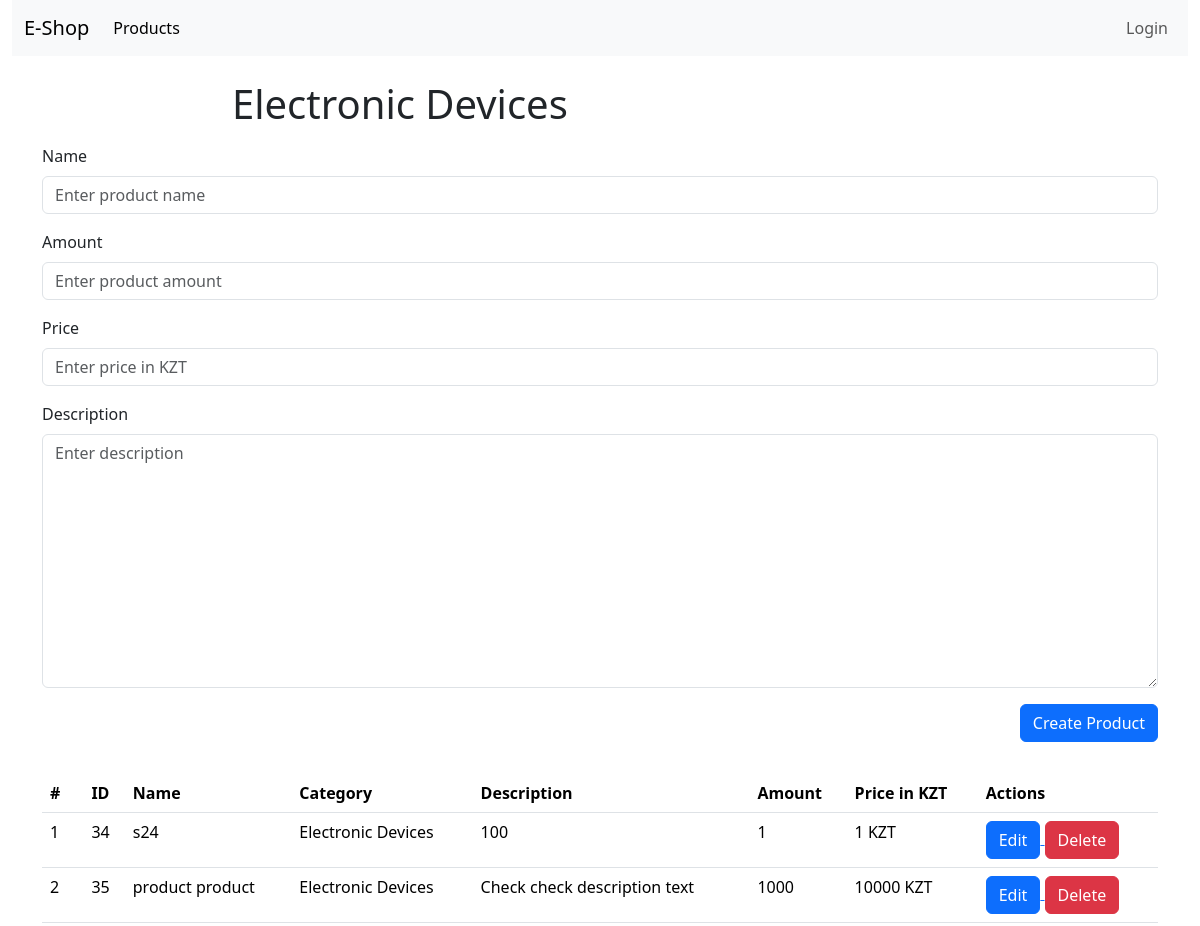
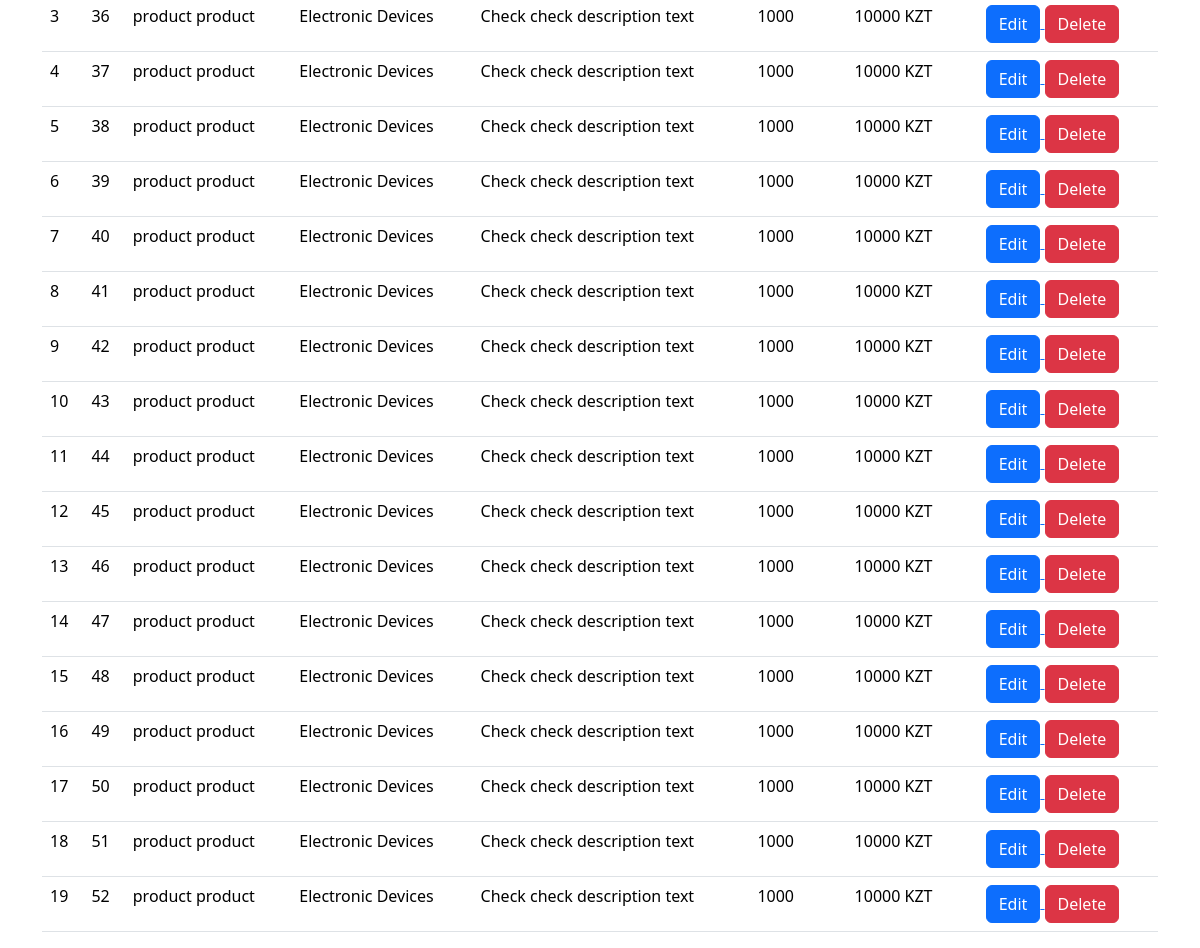
Screenshot of /categories/1 with the database file from the repository (2 pictures, top to bottom).
### shop/models.py (models this page shows, shortened)
class Category(models.Model):
    name = models.CharField(null=False, max_length=255, blank=False)
    class Meta:
        verbose_name = 'Category'
        verbose_name_plural = 'Categories'

class Product(models.Model):
    name = models.CharField(null=False, max_length=255, blank=False)
    description = models.CharField(null=False, max_length=2000, blank=True, default='')
    price = models.IntegerField(null=False)
    amount = models.IntegerField(null=False)
    created_at = models.DateTimeField(auto_now=True, null=False)
    category = models.ForeignKey(Category, null=True, on_delete=models.CASCADE)
    class Meta:
        verbose_name = 'Product'
        verbose_name_plural = 'Products'

### shop/views.py (the view, shortened to what this page needs)
# urls.py: path('categories/<int:pk>', category_page_view, name='category_details_page'),
def category_page_view(request, pk):
    if request.method == 'GET':
        category = Category.objects.get(id=pk)
        products = Product.objects.filter(category_id=category.id)
        form = CategoryProductForm()
        return render(request, 'shop/category.html', {'category': category, 'products': products, 'form': form})

### shop/forms.py
class CategoryProductForm(forms.ModelForm):
    class Meta:
        model = Product
        fields = ['name', 'amount', 'price', 'description']
        widgets = {
            'name': forms.TextInput({
                'class': 'form-control',
                'placeholder': 'Enter product name'
            }),
            'amount': forms.TextInput({
                'class': 'form-control',
                'placeholder': 'Enter product amount'
            }),
            'description': forms.Textarea({
                'class': 'form-control',
                'placeholder': 'Enter description'
            }),
            'price': forms.TextInput({
                'class': 'form-control',
                'placeholder': 'Enter price in KZT'
            }),
        }

### shop/templates/shop/category.html (shortened to what this page needs)
{% extends 'base.html' %}
{% block content %}
<div class="container-fluid">
    <div class="row">
        <div class="col-12">
            {% include 'header.html' %}
        </div>
    </div>
</div>
<div class="container">
    <div class="row">
        <div class="col-8 offset-2">
            <h1 class="mt-4">{{ category.name }}</h1>
        </div>
        <div class="col-12">
            <form action="{% url 'category_details_page' pk=category.id %}" method="POST" class="my-2"
                  autocomplete="off">
                {% for field in form %}
                <div class="mb-3">
                    <label for="{{ field.auto_id }}" class="form-label">{{ field.label }}</label>
                    {{ field }}
                </div>
                {% endfor %}
                <div class="d-flex justify-content-end">
                    <button type="submit" class="btn btn-primary">Create Product</button>
                </div>
            </form>
        </div>
    </div>
    <div class="row">
        <div class="col-12">
            {% include 'shop/products-list.html' %}
            {% endblock %}

### templates/base.html (shortened to what this page needs)
{% load static %}
<html>
    <head>
        <link rel="stylesheet" href="{% static 'bootstrap/css/bootstrap.min.css' %}" />
    </head>
    <body>
        {% block content %}
        {% endblock %}
    </body>
</html>

### templates/header.html (shortened to what this page needs)
<nav class="navbar navbar-expand-lg bg-body-tertiary">
    <div class="container-fluid">
        <a class="navbar-brand" href="{% url 'index_page' %}">E-Shop</a>
        <div class="collapse navbar-collapse" id="navbarSupportedContent">
            <ul class="navbar-nav me-auto mb-2 mb-lg-0">
                <li class="nav-item">
                    <a class="nav-link active" aria-current="page" href="{% url 'products_page' %}">Products</a>
                </li>
            </ul>
            {% if user.is_authenticated %}
            <ul class="navbar-nav mb-2 mb-lg-0">
                <li class="nav-item">
                    <a class="nav-link" aria-current="page" href="javascript:void(0)">
                        {{user.first_name}}
                        {{user.last_name}}
                        {{user.username }}
                    </a>
                </li>
                <li class="nav-item">
                    <a class="nav-link" aria-current="page" href="{% url 'basket_page' %}">
                        Basket
                    </a>
                </li>
                <li class="nav-item">
                    <a class="nav-link" aria-current="page" href="{% url 'logout' %}">
                        Logout
                    </a>
                </li>
            </ul>
            {% else %}
            <ul class="navbar-nav mb-2 mb-lg-0">
                <li class="nav-item">
                    <a class="nav-link" aria-current="page" href="{% url 'login_page' %}">
                        Login
                    </a>
                </li>
            </ul>
            {% endif %}
        </div>
    </div>
</nav>

### shop/templates/shop/products-list.html
<table class="table mt-4">
    <thead>
    <tr>
        <th scope="col">#</th>
        <th scope="col">ID</th>
        <th scope="col">Name</th>
        <th scope="col">Category</th>
        <th scope="col">Description</th>
        <th scope="col">Amount</th>
        <th scope="col">Price in KZT</th>
        <th scope="col">Actions</th>
    </tr>
    </thead>
    <tbody>
    {% if products|length > 0 %}
    {% for product in products %}
    <tr>
        <td>{{ forloop.counter }}</td>
        <td>{{ product.id }}</td>
        <td>{{ product.name}}</td>
        <td>{{ product.category.name}}</td>
        <td>{{ product.description }}</td>
        <td>{{ product.amount }}</td>
        <td>{{ product.price }} KZT</td>
        <td>
            <a href="{% url 'edit_product_page' pk=product.id %}">
                <button class="btn btn-primary">Edit</button>
            </a>
            <a href="{% url 'delete_product_page' pk=product.id %}">
                <button class="btn btn-danger">Delete</button>
            </a>
        </td>
    </tr>
    {% endfor %}
    {% else %}
    <tr>
        <td colspan="6" class="text-center">
            No products yet
        </td>
    </tr>
    {% endif %}
    </tbody>
</table>

### rows the page displays
Category: name "Electronic Devices"
Product: id "34", name "s24", category.name "Electronic Devices", description "100", amount "1", price "1"
Product: id "35", name "product product", category.name "Electronic Devices", description "Check check description text", amount "1000", price "10000"
Product: id "36", name "product product", category.name "Electronic Devices", description "Check check description text", amount "1000", price "10000"
Product: id "37", name "product product", category.name "Electronic Devices", description "Check check description text", amount "1000", price "10000"
Product: id "38", name "product product", category.name "Electronic Devices", description "Check check description text", amount "1000", price "10000"
Product: id "39", name "product product", category.name "Electronic Devices", description "Check check description text", amount "1000", price "10000"
Product: id "40", name "product product", category.name "Electronic Devices", description "Check check description text", amount "1000", price "10000"
Product: id "41", name "product product", category.name "Electronic Devices", description "Check check description text", amount "1000", price "10000"
Product: id "42", name "product product", category.name "Electronic Devices", description "Check check description text", amount "1000", price "10000"
Product: id "43", name "product product", category.name "Electronic Devices", description "Check check description text", amount "1000", price "10000"
Product: id "44", name "product product", category.name "Electronic Devices", description "Check check description text", amount "1000", price "10000"
Product: id "45", name "product product", category.name "Electronic Devices", description "Check check description text", amount "1000", price "10000"
Product: id "46", name "product product", category.name "Electronic Devices", description "Check check description text", amount "1000", price "10000"
Product: id "47", name "product product", category.name "Electronic Devices", description "Check check description text", amount "1000", price "10000"
Product: id "48", name "product product", category.name "Electronic Devices", description "Check check description text", amount "1000", price "10000"
Product: id "49", name "product product", category.name "Electronic Devices", description "Check check description text", amount "1000", price "10000"
Product: id "50", name "product product", category.name "Electronic Devices", description "Check check description text", amount "1000", price "10000"
Product: id "51", name "product product", category.name "Electronic Devices", description "Check check description text", amount "1000", price "10000"
Product: id "52", name "product product", category.name "Electronic Devices", description "Check check description text", amount "1000", price "10000"

### other values shown
{{ field.label }} "Name" "Amount" "Price" "Description"
